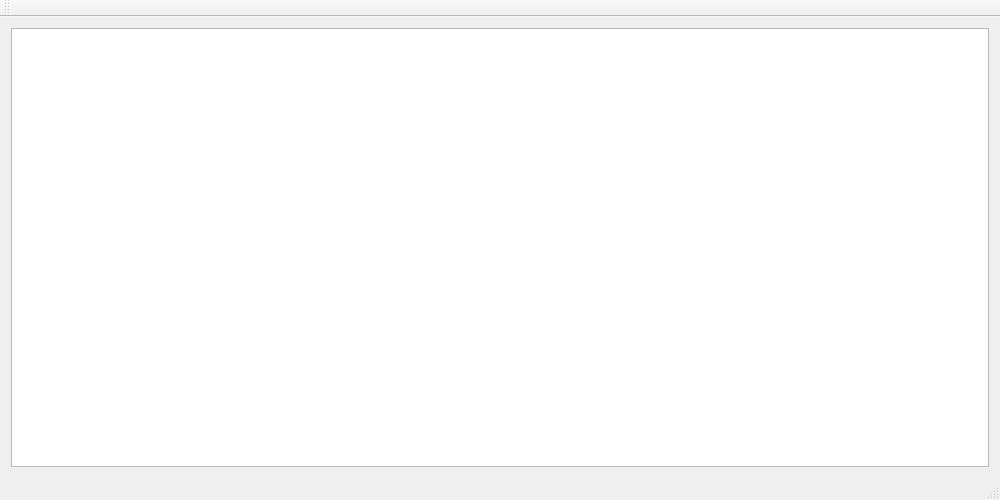
<?xml version="1.0" encoding="UTF-8"?>
<ui version="4.0">
 <class>ServerWindow</class>
 <widget class="QMainWindow" name="ServerWindow">
  <property name="geometry">
   <rect>
    <x>0</x>
    <y>0</y>
    <width>1000</width>
    <height>500</height>
   </rect>
  </property>
  <property name="windowTitle">
   <string>ServerWindow</string>
  </property>
  <widget class="QWidget" name="centralWidget">
   <layout class="QVBoxLayout" name="verticalLayout">
    <item>
     <widget class="ConnectionStatusTableWidget" name="connectionStatusTableWidget"/>
    </item>
   </layout>
  </widget>
  <widget class="QMenuBar" name="menuBar">
   <property name="geometry">
    <rect>
     <x>0</x>
     <y>0</y>
     <width>1000</width>
     <height>23</height>
    </rect>
   </property>
  </widget>
  <widget class="QToolBar" name="mainToolBar">
   <attribute name="toolBarArea">
    <enum>TopToolBarArea</enum>
   </attribute>
   <attribute name="toolBarBreak">
    <bool>false</bool>
   </attribute>
  </widget>
  <widget class="QStatusBar" name="statusBar"/>
 </widget>
 <layoutdefault spacing="6" margin="11"/>
 <customwidgets>
  <customwidget>
   <class>ConnectionStatusTableWidget</class>
   <extends>QTableWidget</extends>
   <header>gui/connectionstatustablewidget.h</header>
  </customwidget>
 </customwidgets>
 <resources/>
 <connections/>
</ui>
